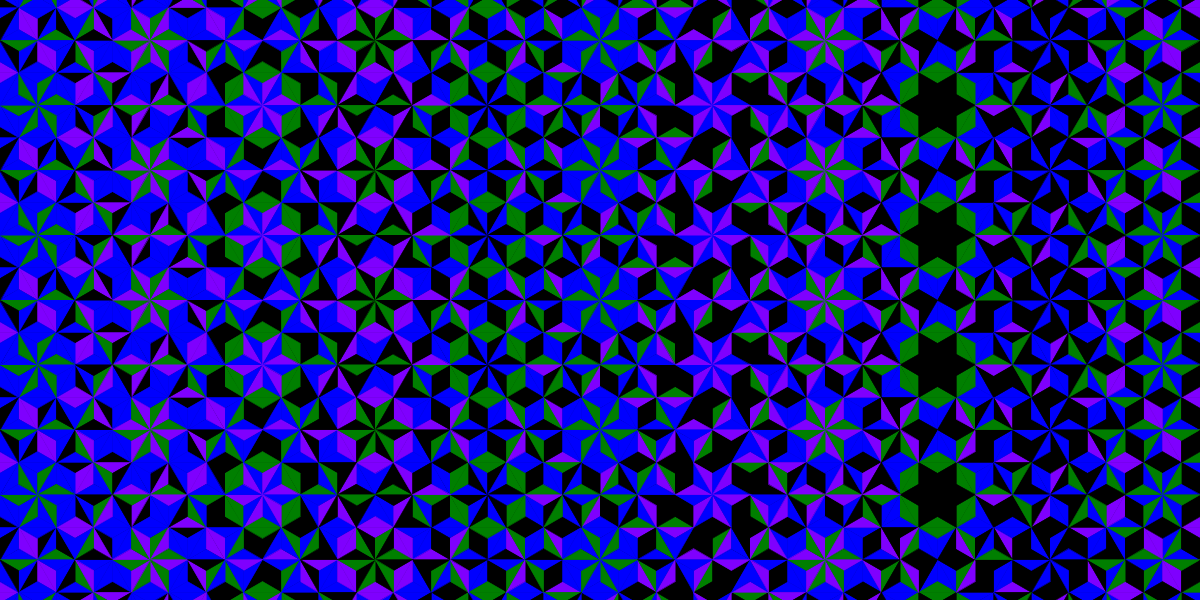

This figure's Python source:
#! /home/villares/thonny-env/bin/python3
# You'll need to install py5 and shapely
# Learn more at py5coding.org
# Press SPACE for a new palette

import py5
from shapely import Polygon
from random import shuffle

OFFSET = 0
BACKGROUND_COLOR = 0
palette = []

def setup():
    py5.size(1200, 600)
    py5.no_loop()
    py5.stroke_weight(0.5)
        
def draw():
    py5.background(BACKGROUND_COLOR)
    new_palette(BACKGROUND_COLOR)
    r = 75
    h = r * py5.sqrt(3)
    w = r * 3 / 2
    #hex_unit(600, 300, 120, py5.radians(90))
    for i in range(-5, 7):
        x = py5.width / 2 + i * w
        #if (i + 2) % 2 == 0:
        shuffle(palette)
        for j in range(-3, 3):
            y = py5.height / 2 + j * h + (h / 2) * (i % 2)
            hex_unit(x, y, r, py5.radians(90))

def hex_unit(xu, yu, ru, ang=0): 
    vs = regular_poly_points(xu, yu, ru / py5.sqrt(3), 6, ang)
    for i, (x, y) in enumerate(vs):
        tri_unit(x, y, ru /  py5.sqrt(3), ang + py5.radians(60) * (i + 1),
                 #i % 2 #if py5.is_mouse_pressed else 0
                 )

def tri_unit(x, y, r, angle=0, n=0):
    evs = regular_poly_points(x, y, r, 3, angle)
    main_tris = triangulate2(evs)
    for n, main_tri in enumerate(main_tris):
        tris = triangulate(main_tri)
        for i, tri in enumerate(tris):
    #for i, tri in enumerate(main_tris):
            py5.fill(palette[(i + n) % 6])
            py5.stroke(palette[(i + n) % 6])
            tp = Polygon(tri).buffer(OFFSET)
            draw_shapely(tp)
            

def draw_shapely(obj):
    shp = py5.convert_cached_shape(obj)
    shp.disable_style()
    py5.shape(shp)

def regular_poly_points(x, y, cr, n, rot=0):
    # cr is the circumradius
    ang = py5.TAU / n
    return [(x + py5.cos(i * ang + rot) * cr,
             y + py5.sin(i * ang + rot) * cr)
            for i in range(n)]

def triangulate(pts):
    xs, ys = tuple(zip(*pts))
    xc, yc = sum(xs) / len(xs), sum(ys) / len(ys)
    triangles = []
    for i, (x, y) in enumerate(pts):
        x0, y0 = pts[i-1]
        triangles.append(((x, y), (x0, y0), (xc, yc)))
    return triangles

def triangulate2(pts):
    triangles = []
    mid_points = []
    for i, (x1, y1) in enumerate(pts):
        x0, y0 = pts[i - 1]
        xm, ym = (x0 + x1) / 2, (y0 + y1) / 2
        mid_points.append((xm, ym))
    triangles.append(mid_points)
    for i, ((x, y), (xm1, ym1)) in enumerate(zip(pts, mid_points)):
        xm0, ym0 = mid_points[i - 2]
        triangles.append(((xm0, ym0), (x, y), (xm1, ym1)))
    return triangles


def new_palette(bgd_color):
    rnd_palette = [
    py5.color(py5.random_int(0, 2) * 127,
              py5.random_int(0, 2) * 127,
              py5.random_int(0, 2) * 127)
    for _ in range(5)] + [bgd_color]
    palette[:] = py5.random_sample(rnd_palette * 2, 6)

def key_pressed():
    if py5.key == ' ':
        new_palette(BACKGROUND_COLOR)
        py5.redraw()
    elif py5.key == 'S':
        save_snapshot_and_code()
    elif py5.key == 's':
        py5.save(__file__[:-3]+'.png')
    
def save_snapshot_and_code():
    import shutil
    from py5 import sketch_path, Path, save
    path = sketch_path()
    has_image = Path(__file__[:-3]+'.png').is_file()
    number = len(list(path.iterdir())) - has_image
    snap_name = f'{number:03d}'  # 001, 002 ....
    save(path / snap_name / (snap_name + '.png')) 
    shutil.copyfile(__file__, path / snap_name / (snap_name + '.py'))


import thonny
thonny.get_runner()
py5.run_sketch(block=False) 